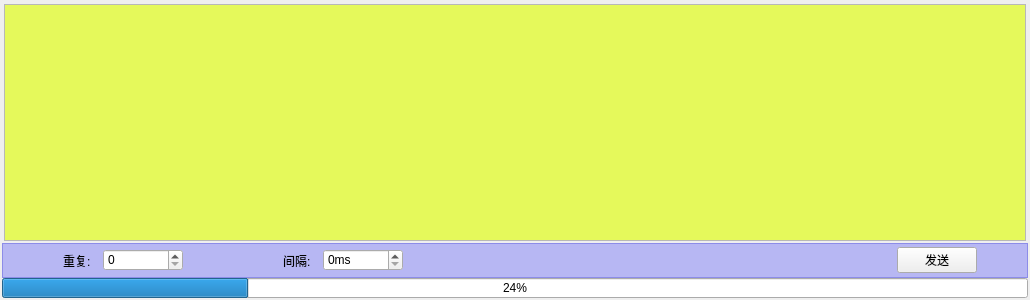
<?xml version="1.0" encoding="UTF-8"?>
<ui version="4.0">
 <class>Creator</class>
 <widget class="QWidget" name="Creator">
  <property name="geometry">
   <rect>
    <x>0</x>
    <y>0</y>
    <width>1030</width>
    <height>300</height>
   </rect>
  </property>
  <property name="minimumSize">
   <size>
    <width>780</width>
    <height>300</height>
   </size>
  </property>
  <property name="windowTitle">
   <string>Form</string>
  </property>
  <layout class="QVBoxLayout" name="verticalLayout">
   <property name="spacing">
    <number>0</number>
   </property>
   <property name="leftMargin">
    <number>2</number>
   </property>
   <property name="topMargin">
    <number>2</number>
   </property>
   <property name="rightMargin">
    <number>2</number>
   </property>
   <property name="bottomMargin">
    <number>2</number>
   </property>
   <item>
    <widget class="QFrame" name="frame">
     <property name="frameShape">
      <enum>QFrame::NoFrame</enum>
     </property>
     <property name="frameShadow">
      <enum>QFrame::Plain</enum>
     </property>
     <layout class="QVBoxLayout" name="verticalLayout_3">
      <property name="spacing">
       <number>0</number>
      </property>
      <property name="leftMargin">
       <number>0</number>
      </property>
      <property name="topMargin">
       <number>0</number>
      </property>
      <property name="rightMargin">
       <number>0</number>
      </property>
      <property name="bottomMargin">
       <number>0</number>
      </property>
      <item>
       <widget class="QFrame" name="frame_dataScroll">
        <property name="minimumSize">
         <size>
          <width>0</width>
          <height>0</height>
         </size>
        </property>
        <property name="styleSheet">
         <string notr="true">QFrame#frame_data{
background-color: rgba(222, 255, 0, 158);
}
</string>
        </property>
        <property name="frameShape">
         <enum>QFrame::NoFrame</enum>
        </property>
        <property name="frameShadow">
         <enum>QFrame::Plain</enum>
        </property>
        <layout class="QVBoxLayout" name="verticalLayout_2">
         <property name="spacing">
          <number>0</number>
         </property>
         <property name="leftMargin">
          <number>2</number>
         </property>
         <property name="topMargin">
          <number>2</number>
         </property>
         <property name="rightMargin">
          <number>2</number>
         </property>
         <property name="bottomMargin">
          <number>2</number>
         </property>
         <item>
          <widget class="QScrollArea" name="scrollArea">
           <property name="widgetResizable">
            <bool>true</bool>
           </property>
           <widget class="QWidget" name="scrollAreaWidgetContents">
            <property name="geometry">
             <rect>
              <x>0</x>
              <y>0</y>
              <width>1020</width>
              <height>234</height>
             </rect>
            </property>
            <layout class="QVBoxLayout" name="verticalLayout_4">
             <property name="spacing">
              <number>0</number>
             </property>
             <property name="leftMargin">
              <number>0</number>
             </property>
             <property name="topMargin">
              <number>0</number>
             </property>
             <property name="rightMargin">
              <number>0</number>
             </property>
             <property name="bottomMargin">
              <number>0</number>
             </property>
             <item>
              <widget class="QFrame" name="frame_data">
               <property name="minimumSize">
                <size>
                 <width>0</width>
                 <height>0</height>
                </size>
               </property>
               <property name="frameShape">
                <enum>QFrame::NoFrame</enum>
               </property>
               <layout class="QVBoxLayout" name="verticalLayout_data">
                <property name="spacing">
                 <number>0</number>
                </property>
                <property name="leftMargin">
                 <number>2</number>
                </property>
                <property name="topMargin">
                 <number>2</number>
                </property>
                <property name="rightMargin">
                 <number>2</number>
                </property>
                <property name="bottomMargin">
                 <number>2</number>
                </property>
               </layout>
              </widget>
             </item>
            </layout>
           </widget>
          </widget>
         </item>
        </layout>
       </widget>
      </item>
      <item>
       <widget class="QFrame" name="frame_send">
        <property name="minimumSize">
         <size>
          <width>0</width>
          <height>35</height>
         </size>
        </property>
        <property name="maximumSize">
         <size>
          <width>16777215</width>
          <height>40</height>
         </size>
        </property>
        <property name="styleSheet">
         <string notr="true">QFrame#frame_send
{
background-color: rgba(2, 0, 255, 60);
}</string>
        </property>
        <property name="frameShape">
         <enum>QFrame::StyledPanel</enum>
        </property>
        <property name="frameShadow">
         <enum>QFrame::Raised</enum>
        </property>
        <layout class="QHBoxLayout" name="horizontalLayout_14">
         <property name="spacing">
          <number>0</number>
         </property>
         <property name="leftMargin">
          <number>0</number>
         </property>
         <property name="topMargin">
          <number>0</number>
         </property>
         <property name="rightMargin">
          <number>0</number>
         </property>
         <property name="bottomMargin">
          <number>0</number>
         </property>
         <item>
          <layout class="QHBoxLayout" name="horizontalLayout_15">
           <property name="leftMargin">
            <number>60</number>
           </property>
           <property name="topMargin">
            <number>2</number>
           </property>
           <property name="rightMargin">
            <number>50</number>
           </property>
           <property name="bottomMargin">
            <number>2</number>
           </property>
           <item>
            <layout class="QHBoxLayout" name="horizontalLayout_16">
             <property name="spacing">
              <number>0</number>
             </property>
             <item>
              <widget class="QLabel" name="label_10">
               <property name="minimumSize">
                <size>
                 <width>40</width>
                 <height>0</height>
                </size>
               </property>
               <property name="maximumSize">
                <size>
                 <width>40</width>
                 <height>16777215</height>
                </size>
               </property>
               <property name="text">
                <string>重复:</string>
               </property>
              </widget>
             </item>
             <item>
              <widget class="QSpinBox" name="spinBox_num">
               <property name="minimumSize">
                <size>
                 <width>80</width>
                 <height>0</height>
                </size>
               </property>
               <property name="maximumSize">
                <size>
                 <width>80</width>
                 <height>16777215</height>
                </size>
               </property>
               <property name="maximum">
                <number>999</number>
               </property>
              </widget>
             </item>
            </layout>
           </item>
           <item>
            <spacer name="horizontalSpacer_6">
             <property name="orientation">
              <enum>Qt::Horizontal</enum>
             </property>
             <property name="sizeType">
              <enum>QSizePolicy::Fixed</enum>
             </property>
             <property name="sizeHint" stdset="0">
              <size>
               <width>100</width>
               <height>20</height>
              </size>
             </property>
            </spacer>
           </item>
           <item>
            <layout class="QHBoxLayout" name="horizontalLayout_17">
             <property name="spacing">
              <number>0</number>
             </property>
             <item>
              <widget class="QLabel" name="label_11">
               <property name="minimumSize">
                <size>
                 <width>40</width>
                 <height>0</height>
                </size>
               </property>
               <property name="maximumSize">
                <size>
                 <width>40</width>
                 <height>16777215</height>
                </size>
               </property>
               <property name="text">
                <string>间隔:</string>
               </property>
              </widget>
             </item>
             <item>
              <widget class="QSpinBox" name="spinBox_time">
               <property name="minimumSize">
                <size>
                 <width>80</width>
                 <height>0</height>
                </size>
               </property>
               <property name="maximumSize">
                <size>
                 <width>80</width>
                 <height>16777215</height>
                </size>
               </property>
               <property name="suffix">
                <string>ms</string>
               </property>
               <property name="maximum">
                <number>999</number>
               </property>
              </widget>
             </item>
            </layout>
           </item>
           <item>
            <spacer name="horizontalSpacer_7">
             <property name="orientation">
              <enum>Qt::Horizontal</enum>
             </property>
             <property name="sizeType">
              <enum>QSizePolicy::Expanding</enum>
             </property>
             <property name="sizeHint" stdset="0">
              <size>
               <width>100</width>
               <height>20</height>
              </size>
             </property>
            </spacer>
           </item>
           <item>
            <widget class="QPushButton" name="pushButton_send">
             <property name="minimumSize">
              <size>
               <width>80</width>
               <height>0</height>
              </size>
             </property>
             <property name="maximumSize">
              <size>
               <width>80</width>
               <height>16777215</height>
              </size>
             </property>
             <property name="text">
              <string>发送</string>
             </property>
            </widget>
           </item>
          </layout>
         </item>
        </layout>
       </widget>
      </item>
     </layout>
    </widget>
   </item>
   <item>
    <widget class="QWidget" name="widget_process" native="true">
     <layout class="QVBoxLayout" name="verticalLayout_process">
      <property name="spacing">
       <number>0</number>
      </property>
      <property name="leftMargin">
       <number>0</number>
      </property>
      <property name="topMargin">
       <number>0</number>
      </property>
      <property name="rightMargin">
       <number>0</number>
      </property>
      <property name="bottomMargin">
       <number>0</number>
      </property>
      <item>
       <widget class="QProgressBar" name="progressBar">
        <property name="maximumSize">
         <size>
          <width>16777215</width>
          <height>20</height>
         </size>
        </property>
        <property name="value">
         <number>24</number>
        </property>
       </widget>
      </item>
     </layout>
    </widget>
   </item>
  </layout>
 </widget>
 <resources/>
 <connections/>
</ui>
